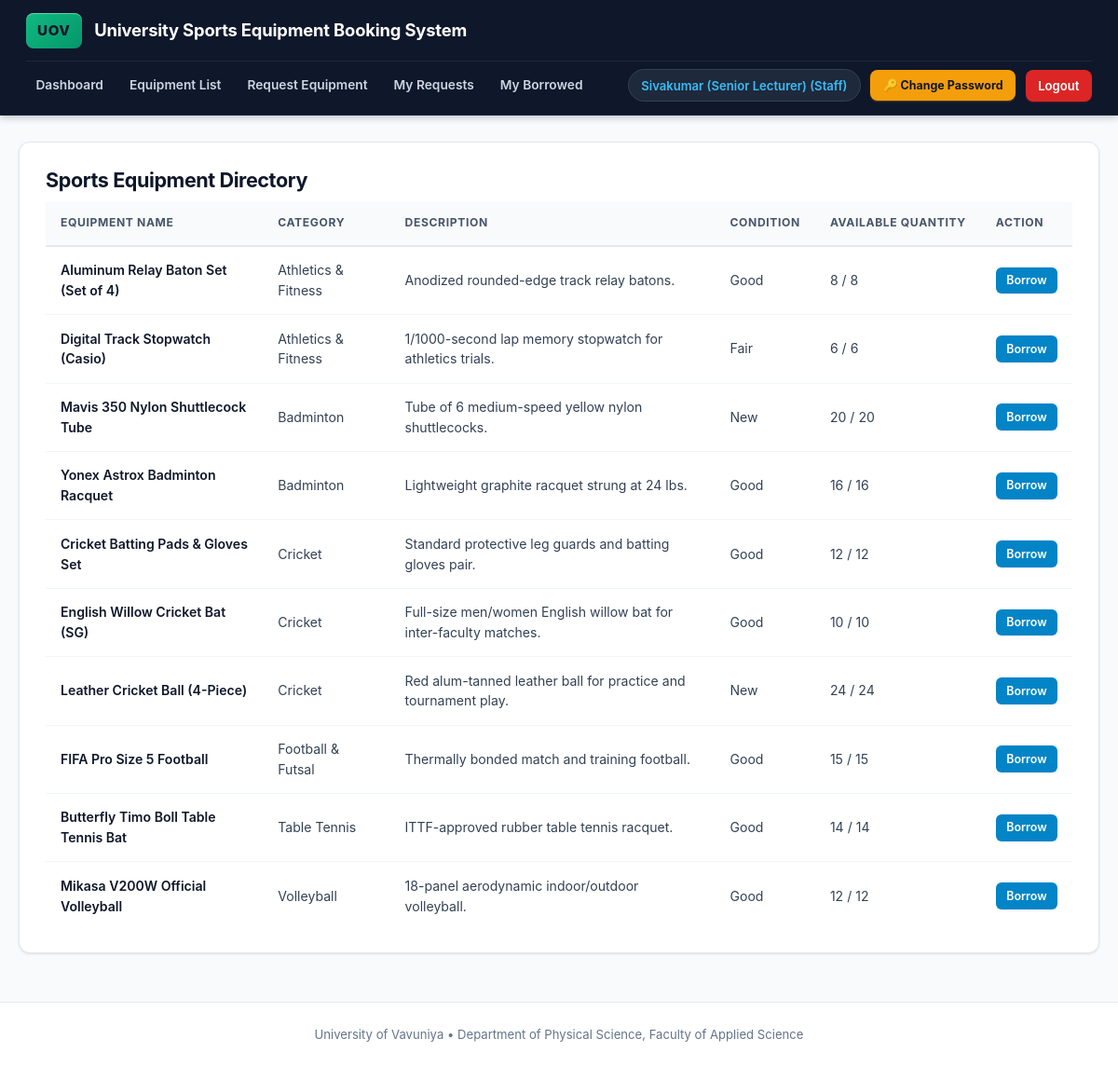
The page /student/equipment_list.php (signed in) on the database its author committed.
### tables this page shows
CREATE TABLE `equipment` (
  `equipment_id` INT AUTO_INCREMENT PRIMARY KEY,
  `category_id` INT NOT NULL,
  `equipment_name` VARCHAR(100) NOT NULL,
  `description` TEXT NULL,
  `total_quantity` INT NOT NULL DEFAULT 0 CHECK (`total_quantity` >= 0),
  `available_quantity` INT NOT NULL DEFAULT 0 CHECK (`available_quantity` >= 0),
  `condition_status` VARCHAR(50) NOT NULL DEFAULT 'Good',
  `active` TINYINT(1) NOT NULL DEFAULT 1,
  CONSTRAINT `fk_equipment_category`
    FOREIGN KEY (`category_id`) REFERENCES `equipment_categories` (`category_id`)
    ON UPDATE CASCADE ON DELETE RESTRICT
);

CREATE TABLE `equipment_categories` (
  `category_id` INT AUTO_INCREMENT PRIMARY KEY,
  `category_name` VARCHAR(100) NOT NULL,
  `description` TEXT NULL,
  `active` TINYINT(1) NOT NULL DEFAULT 1
);

### includes/auth.php (called while the page is built, shortened)
<?php
function e(?string $str): string {
    return htmlspecialchars($str ?? '', ENT_QUOTES, 'UTF-8');
}

### student/equipment_list.php (the view, shortened to what this page needs)
<?php
require_once __DIR__ . '/../config/db.php';
require_once __DIR__ . '/../includes/auth.php';
$stmt = $pdo->query("
    SELECT e.*, c.category_name
    FROM equipment e
    JOIN equipment_categories c ON e.category_id = c.category_id
    WHERE e.active = 1 AND c.active = 1
    ORDER BY c.category_name, e.equipment_name
");
$items = $stmt->fetchAll();
require_once __DIR__ . '/../includes/header.php';
?>
<div class="card">
    <h2>Sports Equipment Directory</h2>
    <table>
        <thead>
            <tr>
                <th>Equipment Name</th>
                <th>Category</th>
                <th>Description</th>
                <th>Condition</th>
                <th>Available Quantity</th>
                <th>Action</th>
            </tr>
        </thead>
        <tbody>
            <?php foreach ($items as $item): ?>
            <tr>
                <td><strong><?= e($item['equipment_name']) ?></strong></td>
                <td><?= e($item['category_name']) ?></td>
                <td><?= e($item['description']) ?></td>
                <td><?= e($item['condition_status']) ?></td>
                <td><?= (int)$item['available_quantity'] ?> / <?= (int)$item['total_quantity'] ?></td>
                <td>
                    <?php if ((int)$item['available_quantity'] > 0): ?>
                        <a class="btn btn-sm" href="request_equipment.php?equipment_id=<?= (int)$item['equipment_id'] ?>">Borrow</a>
                    <?php else: ?>
                        <span class="badge badge-rejected">Out of Stock</span>
                    <?php endif; ?>
                </td>
            </tr>
            <?php endforeach; ?>
        </tbody>
    </table>
</div>
<?php require_once __DIR__ . '/../includes/footer.php'; ?>

### assets/css/style.css (style rules this page uses)
:root { --color-primary: #0284c7; --color-primary-hover: #0369a1; --color-primary-light: #e0f2fe; --color-primary-text: #0369a1; --color-secondary: #0f172a; --color-secondary-sub: #1e293b; --color-accent: #10b981; --color-accent-hover: #059669; --color-bg: #f8fafc; --color-card-bg: #ffffff; --color-border: #e2e8f0; --color-border-subtle: #f1f5f9; --color-text-main: #0f172a; --color-text-body: #334155; --color-text-muted: #64748b; --color-text-faint: #94a3b8; --status-pending-bg: #fef3c7; --status-pending-text: #92400e; --status-pending-border: #fde68a; --status-approved-bg: #e0f2fe; --status-approved-text: #0369a1; --status-approved-border: #bae6fd; --status-completed-bg: #d1fae5; --status-completed-text: #065f46; --status-completed-border: #a7f3d0; --status-rejected-bg: #fee2e2; --status-rejected-text: #991b1b; --status-rejected-border: #fecaca; --status-overdue-bg: #fef2f2; --status-overdue-text: #b91c1c; --status-overdue-border: #fca5a5; --font-family: 'Inter', -apple-system, BlinkMacSystemFont, 'Segoe UI', Roboto, Helvetica, Arial, sans-serif; --radius-sm: 0.375rem; --radius-md: 0.5rem; --radius-lg: 0.75rem; --radius-xl: 1rem; --radius-pill: 9999px; --shadow-xs: 0 1px 2px rgba(15, 23, 42, 0.05); --shadow-sm: 0 1px 3px rgba(15, 23, 42, 0.08), 0 1px 2px rgba(15, 23, 42, 0.04); --shadow-md: 0 4px 6px -1px rgba(15, 23, 42, 0.08), 0 2px 4px -2px rgba(15, 23, 42, 0.05); --shadow-lg: 0 10px 15px -3px rgba(15, 23, 42, 0.08), 0 4px 6px -4px rgba(15, 23, 42, 0.04); }
* { box-sizing: border-box; margin: 0; padding: 0; }
body { font-family: var(--font-family); background-color: var(--color-bg); color: var(--color-text-body); line-height: 1.55; min-height: 100vh; display: flex; flex-direction: column; -webkit-font-smoothing: antialiased; }
.card { background: var(--color-card-bg); border-radius: var(--radius-lg); padding: 1.5rem 1.75rem; border: 1px solid var(--color-border); box-shadow: var(--shadow-sm); margin-bottom: 1.5rem; transition: box-shadow 0.2s ease; }
.card h2 { font-size: 1.35rem; font-weight: 700; color: var(--color-text-main); letter-spacing: -0.02em; margin-bottom: 0.4rem; }
table { width: 100%; border-collapse: collapse; font-size: 0.88rem; text-align: left; }
thead th { background: #f8fafc; color: #475569; font-weight: 700; font-size: 0.76rem; text-transform: uppercase; letter-spacing: 0.05em; padding: 0.85rem 1rem; border-bottom: 2px solid var(--color-border); white-space: nowrap; vertical-align: middle; }
tbody td { padding: 0.9rem 1rem; border-bottom: 1px solid var(--color-border-subtle); color: var(--color-text-body); vertical-align: middle; transition: background-color 0.12s ease; }
tbody tr:last-child td { border-bottom: none; }
td strong { color: var(--color-text-main); font-weight: 600; }
.action-cell, td.action-cell, td:last-child:not([colspan]) { text-align: right; white-space: nowrap; }
.btn { display: inline-flex; align-items: center; justify-content: center; gap: 0.4rem; padding: 0.55rem 1.15rem; border: 1px solid transparent; border-radius: var(--radius-md); background: var(--color-primary); color: #ffffff; font-weight: 600; font-size: 0.88rem; cursor: pointer; text-decoration: none; box-shadow: var(--shadow-xs); transition: all 0.15s ease-in-out; line-height: 1.25; }
.btn-sm { padding: 0.35rem 0.65rem; font-size: 0.78rem; border-radius: var(--radius-sm); font-weight: 600; }

### rows shown on the page
equipment: equipment_name "Aluminum Relay Baton Set (Set of 4)", category.category_name "Athletics & Fitness", description "Anodized rounded-edge track relay batons.", condition_status "Good", available_quantity "8", total_quantity "8"
equipment: equipment_name "Digital Track Stopwatch (Casio)", category.category_name "Athletics & Fitness", description "1/1000-second lap memory stopwatch for athletics trials.", condition_status "Fair", available_quantity "6", total_quantity "6"
equipment: equipment_name "Mavis 350 Nylon Shuttlecock Tube", category.category_name "Badminton", description "Tube of 6 medium-speed yellow nylon shuttlecocks.", condition_status "New", available_quantity "20", total_quantity "20"
equipment: equipment_name "Yonex Astrox Badminton Racquet", category.category_name "Badminton", description "Lightweight graphite racquet strung at 24 lbs.", condition_status "Good", available_quantity "16", total_quantity "16"
equipment: equipment_name "Cricket Batting Pads & Gloves Set", category.category_name "Cricket", description "Standard protective leg guards and batting gloves pair.", condition_status "Good", available_quantity "12", total_quantity "12"
equipment: equipment_name "English Willow Cricket Bat (SG)", category.category_name "Cricket", description "Full-size men/women English willow bat for inter-faculty matches.", condition_status "Good", available_quantity "10", total_quantity "10"
equipment: equipment_name "Leather Cricket Ball (4-Piece)", category.category_name "Cricket", description "Red alum-tanned leather ball for practice and tournament play.", condition_status "New", available_quantity "24", total_quantity "24"
equipment: equipment_name "FIFA Pro Size 5 Football", category.category_name "Football & Futsal", description "Thermally bonded match and training football.", condition_status "Good", available_quantity "15", total_quantity "15"
equipment: equipment_name "Butterfly Timo Boll Table Tennis Bat", category.category_name "Table Tennis", description "ITTF-approved rubber table tennis racquet.", condition_status "Good", available_quantity "14", total_quantity "14"
equipment: equipment_name "Mikasa V200W Official Volleyball", category.category_name "Volleyball", description "18-panel aerodynamic indoor/outdoor volleyball.", condition_status "Good", available_quantity "12", total_quantity "12"

### other values the page prints
$full_name "Sivakumar (Senior Lecturer)"
$current_role "Staff"
